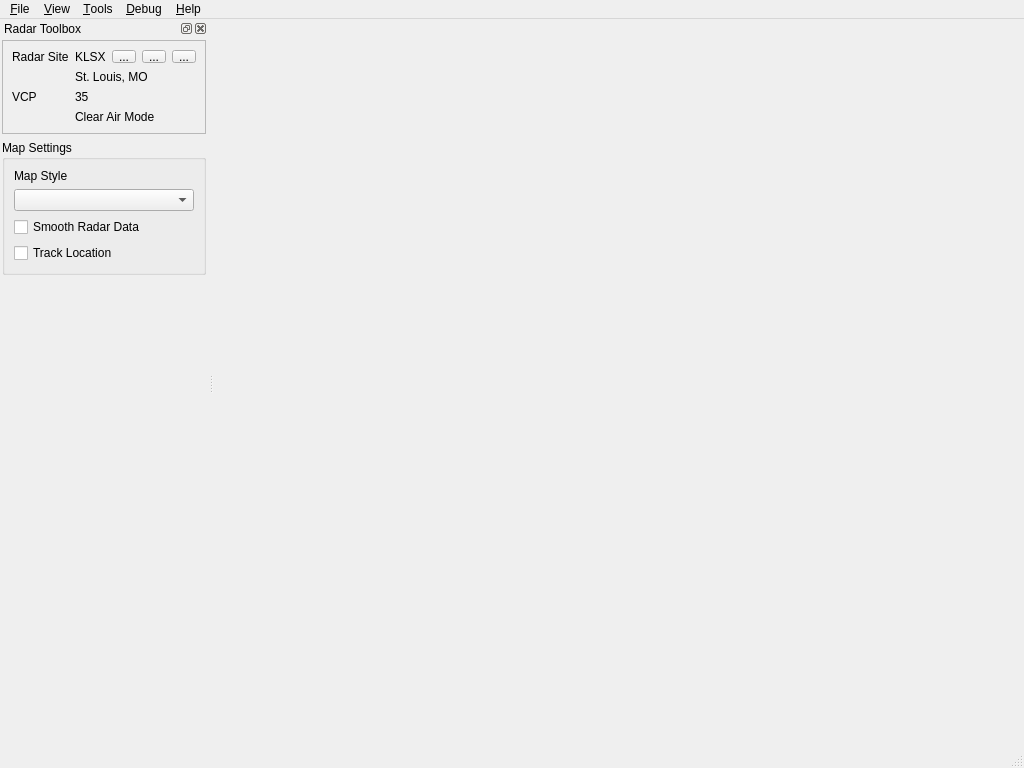
<?xml version="1.0" encoding="UTF-8"?>
<ui version="4.0">
 <class>MainWindow</class>
 <widget class="QMainWindow" name="MainWindow">
  <property name="geometry">
   <rect>
    <x>0</x>
    <y>0</y>
    <width>1024</width>
    <height>768</height>
   </rect>
  </property>
  <property name="windowTitle">
   <string>Supercell Wx</string>
  </property>
  <property name="windowIcon">
   <iconset resource="../../../../scwx-qt.qrc">
    <normaloff>:/res/icons/scwx-256.ico</normaloff>:/res/icons/scwx-256.ico</iconset>
  </property>
  <widget class="QWidget" name="centralwidget">
   <layout class="QHBoxLayout">
    <property name="leftMargin">
     <number>0</number>
    </property>
    <property name="topMargin">
     <number>0</number>
    </property>
    <property name="rightMargin">
     <number>0</number>
    </property>
    <property name="bottomMargin">
     <number>0</number>
    </property>
   </layout>
  </widget>
  <widget class="QMenuBar" name="menubar">
   <property name="geometry">
    <rect>
     <x>0</x>
     <y>0</y>
     <width>1024</width>
     <height>22</height>
    </rect>
   </property>
   <widget class="QMenu" name="menuFile">
    <property name="title">
     <string>&amp;File</string>
    </property>
    <widget class="QMenu" name="menu_Open">
     <property name="title">
      <string>&amp;Open</string>
     </property>
     <addaction name="actionOpenNexrad"/>
     <addaction name="actionOpenTextEvent"/>
    </widget>
    <addaction name="menu_Open"/>
    <addaction name="separator"/>
    <addaction name="actionSettings"/>
    <addaction name="separator"/>
    <addaction name="actionExit"/>
   </widget>
   <widget class="QMenu" name="menuHelp">
    <property name="title">
     <string>&amp;Help</string>
    </property>
    <addaction name="actionUserManual"/>
    <addaction name="separator"/>
    <addaction name="actionDiscord"/>
    <addaction name="actionGitHubRepository"/>
    <addaction name="separator"/>
    <addaction name="actionCheckForUpdates"/>
    <addaction name="actionAboutSupercellWx"/>
   </widget>
   <widget class="QMenu" name="menuView">
    <property name="title">
     <string>&amp;View</string>
    </property>
    <widget class="QMenu" name="menuMapLayers">
     <property name="title">
      <string>&amp;Map Layers</string>
     </property>
     <addaction name="actionColorTable"/>
     <addaction name="actionRadarSites"/>
     <addaction name="actionRadarRange"/>
    </widget>
    <addaction name="actionRadarToolbox"/>
    <addaction name="actionAlerts"/>
    <addaction name="actionGpsInfo"/>
    <addaction name="separator"/>
    <addaction name="menuMapLayers"/>
   </widget>
   <widget class="QMenu" name="menuDebug">
    <property name="title">
     <string>&amp;Debug</string>
    </property>
    <addaction name="actionImGuiDebug"/>
    <addaction name="separator"/>
    <addaction name="actionDumpLayerList"/>
    <addaction name="actionDumpRadarProductRecords"/>
    <addaction name="separator"/>
    <addaction name="actionRadarWireframe"/>
   </widget>
   <widget class="QMenu" name="menuTools">
    <property name="title">
     <string>&amp;Tools</string>
    </property>
    <addaction name="actionPlacefileManager"/>
    <addaction name="actionLayerManager"/>
    <addaction name="actionMarkerManager"/>
   </widget>
   <addaction name="menuFile"/>
   <addaction name="menuView"/>
   <addaction name="menuTools"/>
   <addaction name="menuDebug"/>
   <addaction name="menuHelp"/>
  </widget>
  <widget class="QStatusBar" name="statusbar"/>
  <widget class="QDockWidget" name="radarToolboxDock">
   <property name="windowTitle">
    <string>Radar Toolbox</string>
   </property>
   <attribute name="dockWidgetArea">
    <number>1</number>
   </attribute>
   <widget class="QWidget" name="radarToolboxDockContents">
    <layout class="QVBoxLayout" name="verticalLayout_2">
     <property name="leftMargin">
      <number>2</number>
     </property>
     <property name="topMargin">
      <number>2</number>
     </property>
     <property name="rightMargin">
      <number>2</number>
     </property>
     <property name="bottomMargin">
      <number>2</number>
     </property>
     <item>
      <widget class="QScrollArea" name="radarToolboxScrollArea">
       <property name="frameShape">
        <enum>QFrame::Shape::NoFrame</enum>
       </property>
       <property name="horizontalScrollBarPolicy">
        <enum>Qt::ScrollBarPolicy::ScrollBarAsNeeded</enum>
       </property>
       <property name="sizeAdjustPolicy">
        <enum>QAbstractScrollArea::SizeAdjustPolicy::AdjustToContents</enum>
       </property>
       <property name="widgetResizable">
        <bool>true</bool>
       </property>
       <widget class="QWidget" name="radarToolboxScrollAreaContents">
        <property name="geometry">
         <rect>
          <x>0</x>
          <y>0</y>
          <width>190</width>
          <height>680</height>
         </rect>
        </property>
        <layout class="QVBoxLayout" name="verticalLayout_6">
         <property name="leftMargin">
          <number>0</number>
         </property>
         <property name="topMargin">
          <number>0</number>
         </property>
         <property name="rightMargin">
          <number>0</number>
         </property>
         <property name="bottomMargin">
          <number>0</number>
         </property>
         <item>
          <widget class="QFrame" name="radarInfoFrame">
           <property name="frameShape">
            <enum>QFrame::Shape::StyledPanel</enum>
           </property>
           <property name="frameShadow">
            <enum>QFrame::Shadow::Raised</enum>
           </property>
           <layout class="QGridLayout" name="gridLayout" columnstretch="0,0,0,0,0">
            <item row="0" column="2">
             <widget class="QLabel" name="radarSiteValueLabel">
              <property name="sizePolicy">
               <sizepolicy hsizetype="MinimumExpanding" vsizetype="Preferred">
                <horstretch>0</horstretch>
                <verstretch>0</verstretch>
               </sizepolicy>
              </property>
              <property name="text">
               <string notr="true">KLSX</string>
              </property>
             </widget>
            </item>
            <item row="3" column="0" colspan="2">
             <widget class="QLabel" name="vcpLabel">
              <property name="sizePolicy">
               <sizepolicy hsizetype="Maximum" vsizetype="Preferred">
                <horstretch>0</horstretch>
                <verstretch>0</verstretch>
               </sizepolicy>
              </property>
              <property name="toolTip">
               <string>Volume Coverage Pattern</string>
              </property>
              <property name="text">
               <string>VCP</string>
              </property>
             </widget>
            </item>
            <item row="0" column="4">
             <widget class="QFrame" name="frame">
              <property name="frameShape">
               <enum>QFrame::Shape::NoFrame</enum>
              </property>
              <property name="frameShadow">
               <enum>QFrame::Shadow::Raised</enum>
              </property>
              <layout class="QHBoxLayout" name="horizontalLayout">
               <property name="leftMargin">
                <number>0</number>
               </property>
               <property name="topMargin">
                <number>0</number>
               </property>
               <property name="rightMargin">
                <number>0</number>
               </property>
               <property name="bottomMargin">
                <number>0</number>
               </property>
               <item>
                <widget class="QToolButton" name="radarSiteHomeButton">
                 <property name="maximumSize">
                  <size>
                   <width>16777215</width>
                   <height>13</height>
                  </size>
                 </property>
                 <property name="text">
                  <string>...</string>
                 </property>
                 <property name="icon">
                  <iconset resource="../../../../scwx-qt.qrc">
                   <normaloff>:/res/icons/font-awesome-6/house-solid.svg</normaloff>:/res/icons/font-awesome-6/house-solid.svg</iconset>
                 </property>
                </widget>
               </item>
               <item>
                <widget class="QToolButton" name="radarSitePresetsButton">
                 <property name="maximumSize">
                  <size>
                   <width>16777215</width>
                   <height>13</height>
                  </size>
                 </property>
                 <property name="text">
                  <string>...</string>
                 </property>
                 <property name="icon">
                  <iconset resource="../../../../scwx-qt.qrc">
                   <normaloff>:/res/icons/font-awesome-6/star-solid.svg</normaloff>:/res/icons/font-awesome-6/star-solid.svg</iconset>
                 </property>
                 <property name="popupMode">
                  <enum>QToolButton::ToolButtonPopupMode::InstantPopup</enum>
                 </property>
                </widget>
               </item>
              </layout>
             </widget>
            </item>
            <item row="0" column="0" colspan="2">
             <widget class="QLabel" name="radarSiteLabel">
              <property name="text">
               <string>Radar Site</string>
              </property>
             </widget>
            </item>
            <item row="1" column="2" colspan="3">
             <widget class="QLabel" name="radarLocationLabel">
              <property name="text">
               <string notr="true">St. Louis, MO</string>
              </property>
             </widget>
            </item>
            <item row="3" column="2" colspan="3">
             <widget class="QLabel" name="vcpValueLabel">
              <property name="text">
               <string notr="true">35</string>
              </property>
             </widget>
            </item>
            <item row="4" column="2" colspan="3">
             <widget class="QLabel" name="vcpDescriptionLabel">
              <property name="text">
               <string>Clear Air Mode</string>
              </property>
             </widget>
            </item>
            <item row="0" column="3">
             <widget class="QToolButton" name="radarSiteSelectButton">
              <property name="maximumSize">
               <size>
                <width>16777215</width>
                <height>13</height>
               </size>
              </property>
              <property name="text">
               <string>...</string>
              </property>
             </widget>
            </item>
           </layout>
          </widget>
         </item>
         <item>
          <widget class="QGroupBox" name="mapSettingsGroupBox">
           <property name="title">
            <string>Map Settings</string>
           </property>
           <layout class="QVBoxLayout" name="verticalLayout_5">
            <item>
             <widget class="QLabel" name="mapStyleLabel">
              <property name="text">
               <string>Map Style</string>
              </property>
             </widget>
            </item>
            <item>
             <widget class="QComboBox" name="mapStyleComboBox"/>
            </item>
            <item>
             <widget class="QCheckBox" name="smoothRadarDataCheckBox">
              <property name="text">
               <string>Smooth Radar Data</string>
              </property>
             </widget>
            </item>
            <item>
             <widget class="QCheckBox" name="trackLocationCheckBox">
              <property name="text">
               <string>Track Location</string>
              </property>
             </widget>
            </item>
           </layout>
          </widget>
         </item>
         <item>
          <spacer name="radarToolboxSpacer">
           <property name="orientation">
            <enum>Qt::Orientation::Vertical</enum>
           </property>
           <property name="sizeHint" stdset="0">
            <size>
             <width>20</width>
             <height>0</height>
            </size>
           </property>
          </spacer>
         </item>
        </layout>
       </widget>
      </widget>
     </item>
    </layout>
   </widget>
  </widget>
  <action name="actionExit">
   <property name="text">
    <string>E&amp;xit</string>
   </property>
  </action>
  <action name="actionAboutSupercellWx">
   <property name="text">
    <string>About &amp;Supercell Wx...</string>
   </property>
  </action>
  <action name="actionRadarToolbox">
   <property name="text">
    <string>Radar &amp;Toolbox</string>
   </property>
  </action>
  <action name="actionOpenNexrad">
   <property name="text">
    <string>&amp;NEXRAD Product...</string>
   </property>
  </action>
  <action name="actionOpenTextEvent">
   <property name="text">
    <string>Text &amp;Event Product...</string>
   </property>
  </action>
  <action name="actionAlerts">
   <property name="text">
    <string>&amp;Alerts</string>
   </property>
  </action>
  <action name="actionImGuiDebug">
   <property name="text">
    <string>&amp;ImGui Debug</string>
   </property>
  </action>
  <action name="actionSettings">
   <property name="text">
    <string>&amp;Settings</string>
   </property>
  </action>
  <action name="actionUserManual">
   <property name="icon">
    <iconset resource="../../../../scwx-qt.qrc">
     <normaloff>:/res/icons/font-awesome-6/book-solid.svg</normaloff>:/res/icons/font-awesome-6/book-solid.svg</iconset>
   </property>
   <property name="text">
    <string>&amp;User Manual</string>
   </property>
  </action>
  <action name="actionDiscord">
   <property name="icon">
    <iconset resource="../../../../scwx-qt.qrc">
     <normaloff>:/res/icons/font-awesome-6/discord.svg</normaloff>:/res/icons/font-awesome-6/discord.svg</iconset>
   </property>
   <property name="text">
    <string>&amp;Discord</string>
   </property>
  </action>
  <action name="actionGitHubRepository">
   <property name="icon">
    <iconset resource="../../../../scwx-qt.qrc">
     <normaloff>:/res/icons/font-awesome-6/github.svg</normaloff>:/res/icons/font-awesome-6/github.svg</iconset>
   </property>
   <property name="text">
    <string>&amp;GitHub Repository</string>
   </property>
  </action>
  <action name="actionDumpRadarProductRecords">
   <property name="text">
    <string>Dump Radar &amp;Product Records</string>
   </property>
  </action>
  <action name="actionCheckForUpdates">
   <property name="text">
    <string>&amp;Check for Updates</string>
   </property>
  </action>
  <action name="actionPlacefileManager">
   <property name="icon">
    <iconset resource="../../../../scwx-qt.qrc">
     <normaloff>:/res/icons/font-awesome-6/earth-americas-solid.svg</normaloff>:/res/icons/font-awesome-6/earth-americas-solid.svg</iconset>
   </property>
   <property name="text">
    <string>&amp;Placefile Manager</string>
   </property>
  </action>
  <action name="actionLayerManager">
   <property name="icon">
    <iconset resource="../../../../scwx-qt.qrc">
     <normaloff>:/res/icons/font-awesome-6/layer-group-solid.svg</normaloff>:/res/icons/font-awesome-6/layer-group-solid.svg</iconset>
   </property>
   <property name="text">
    <string>&amp;Layer Manager</string>
   </property>
  </action>
  <action name="actionDumpLayerList">
   <property name="text">
    <string>Dump &amp;Layer List</string>
   </property>
  </action>
  <action name="actionRadarRange">
   <property name="checkable">
    <bool>true</bool>
   </property>
   <property name="text">
    <string>Radar &amp;Range</string>
   </property>
  </action>
  <action name="actionColorTable">
   <property name="checkable">
    <bool>true</bool>
   </property>
   <property name="text">
    <string>&amp;Color Table</string>
   </property>
  </action>
  <action name="actionRadarSites">
   <property name="checkable">
    <bool>true</bool>
   </property>
   <property name="text">
    <string>Radar &amp;Sites</string>
   </property>
  </action>
  <action name="actionGpsInfo">
   <property name="text">
    <string>&amp;GPS Info</string>
   </property>
  </action>
  <action name="actionMarkerManager">
   <property name="icon">
    <iconset resource="../../../../scwx-qt.qrc">
     <normaloff>:/res/icons/font-awesome-6/house-solid.svg</normaloff>:/res/icons/font-awesome-6/house-solid.svg</iconset>
   </property>
   <property name="text">
    <string>Location &amp;Marker Manager</string>
   </property>
  </action>
  <action name="actionRadarWireframe">
   <property name="checkable">
    <bool>true</bool>
   </property>
   <property name="text">
    <string>Radar &amp;Wireframe</string>
   </property>
  </action>
 </widget>
 <resources>
  <include location="../../../../scwx-qt.qrc"/>
 </resources>
 <connections/>
</ui>
